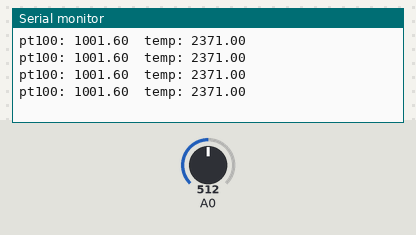
This sketch was run on a simulated Arduino Uno, built with avr-gcc and run on an emulated ATmega328P. Shown: the last lines printed to the serial monitor. The test bench sets the inputs (shaded band); at power-on: A0 = 512.

Above: at 1.2 s.
1.3 s: A0 set to 1004
At 1.71 s:
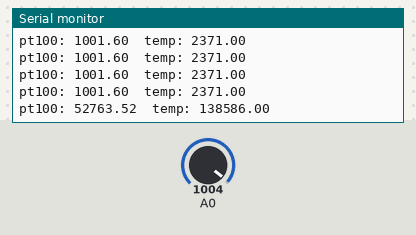
2.8 s: A0 set to 1023
At 3.22 s:
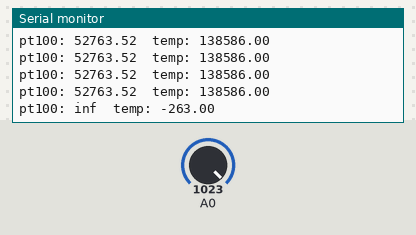

Measured:
- the behaviour switches between 1022 and 1023 on A0 (found by bisection; images 1 and 2)
- after the input at 1.3 s, the serial monitor: prints a new line after 0.21 s (image 1)
- after the input at 2.8 s, the serial monitor: prints a new line after 0.22 s (image 2)

The sketch:

pt100.ino
```cpp
void setup() {
  Serial.begin(9600);
}

void loop() {
  float v = analogRead(A0);
  v = map(v, 0, 1023, 0, 5000);

  float pt100 = 1000.0f / ((5000 / v) - 1.0f);
  float temp = map(pt100, 100, 138.4, 0.0, 100.0);

  Serial.print("pt100: ");
  Serial.print(pt100);
  Serial.print("\ttemp: ");
  Serial.println(temp);
  delay(300);
}
```
